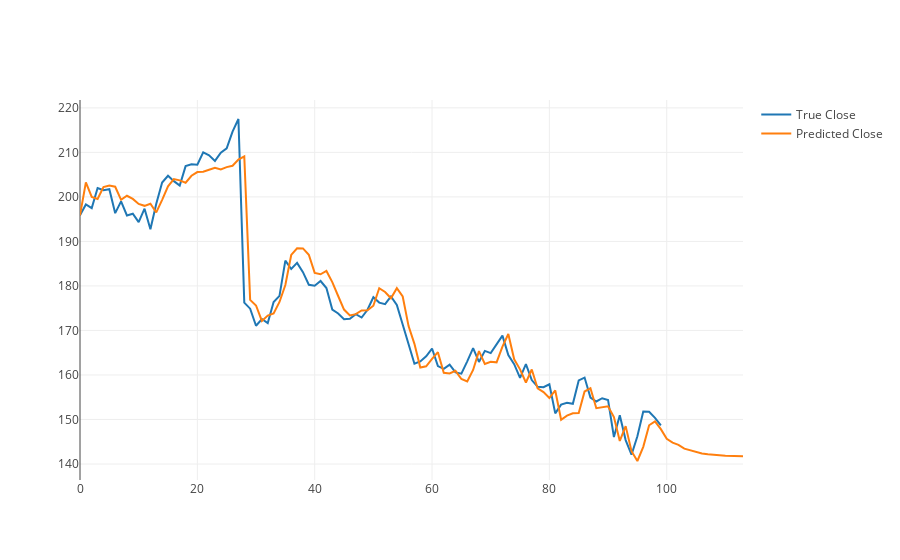

The cell this chart's notebook holds for it:
### Code cell
x_range_original = np.arange(dfori.shape[0])
x_range_future = np.arange(df_log.shape[0])

data4 = go.Scatter(x=x_range_original, y=dfori['Close*'], name='True Close')
data5 = go.Scatter(x=x_range_future, y=df_log[:, 3], name='Predicted Close')

data = [data4, data5]

iplot(data)
